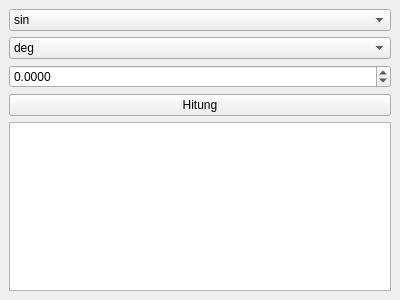
<?xml version="1.0" encoding="UTF-8"?>
<ui version="4.0">
  <class>MainWindow</class>
  <widget class="QMainWindow" name="MainWindow">
    <property name="geometry">
      <rect>
        <x>0</x><y>0</y><width>400</width><height>300</height>
      </rect>
    </property>
    <widget class="QWidget" name="centralWidget">
      <layout class="QVBoxLayout" name="verticalLayout">

        <!-- Tambahan functionComboBox -->
        <item>
          <widget class="QComboBox" name="functionComboBox">
            <item>
              <property name="text">
                <string>sin</string>
              </property>
            </item>
            <item>
              <property name="text">
                <string>cos</string>
              </property>
            </item>
            <item>
              <property name="text">
                <string>tan</string>
              </property>
            </item>
          </widget>
        </item>

        <item>
          <widget class="QComboBox" name="angleComboBox">
            <item>
              <property name="text"><string>deg</string></property>
            </item>
            <item>
              <property name="text"><string>rad</string></property>
            </item>
          </widget>
        </item>
        <item>
          <widget class="QDoubleSpinBox" name="xInput">
            <property name="minimum">
              <double>-9999.0</double>
            </property>
            <property name="maximum">
              <double>9999.0</double>
            </property>
            <property name="decimals">
              <number>4</number>
            </property>
            <property name="value">
              <double>0.0</double>
            </property>
          </widget>
        </item>
        <item>
          <widget class="QPushButton" name="calculateButton">
            <property name="text">
              <string>Hitung</string>
            </property>
          </widget>
        </item>
        <item>
          <widget class="QPlainTextEdit" name="resultText">
            <property name="readOnly">
              <bool>true</bool>
            </property>
          </widget>
        </item>
      </layout>
    </widget>
  </widget>
  <resources/>
  <connections/>
</ui>
